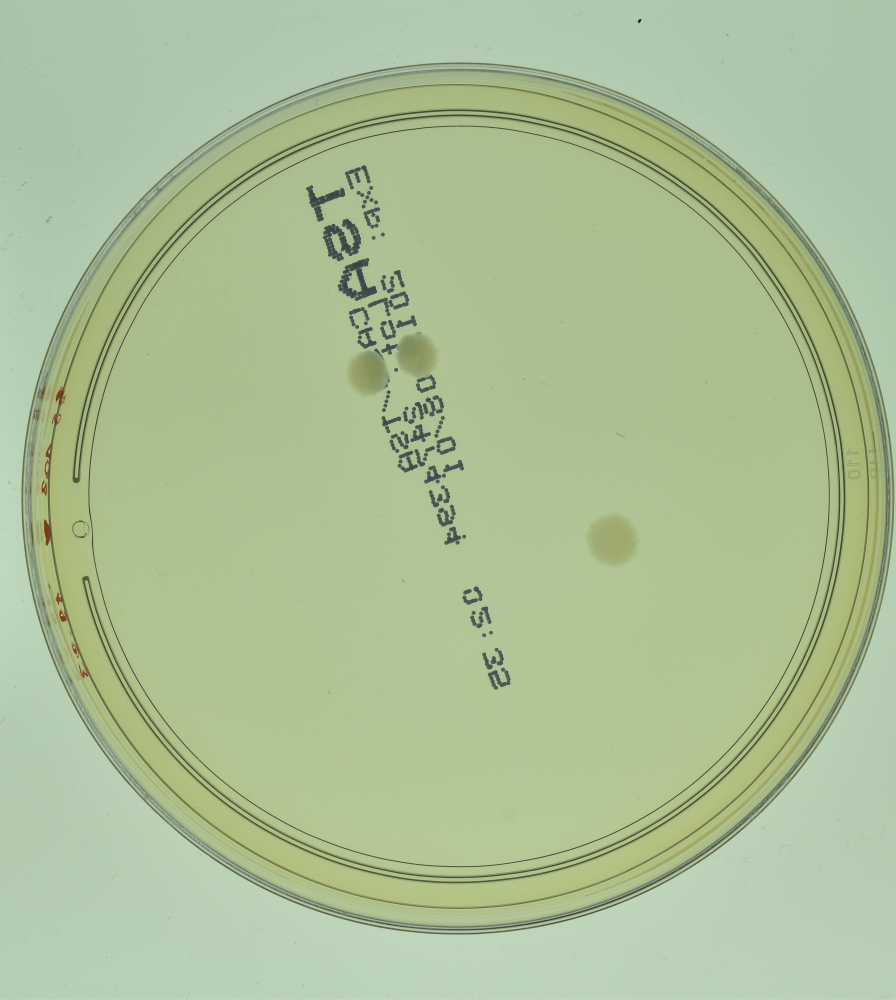
#> input picture Server/testing_images/for_classifier_models/B.subtilis/countable/1056.jpg, 3581 x 4000 px, given in place of 12497.jpg, which was not available (shown at 1/4 size)
$ python explore_human_preprocessing.py
#> lines starting #> are read from the running program, lines starting #| are printed output that depends on the picture; pictures that were not available may be replaced by others from this repository, and a replacement may not be noted
#> in main, img is the input picture: shape (4000, 3581, 3); mean B, G, R 151.4, 191.9, 172.2
### Server/fastsam_colony_count.py
import cv2
import numpy as np
from scipy import ndimage as ndi
from skimage.feature import peak_local_max
from ultralytics import FastSAM


# [146 lines left out: functions split_merged_mask, marking_features, find_markings, split_by_concavity, not called in this run]


def find_dish_circle(img_bgr):
    """Detect the petri dish boundary via Hough circle transform on edges."""
    gray = cv2.cvtColor(img_bgr, cv2.COLOR_BGR2GRAY)
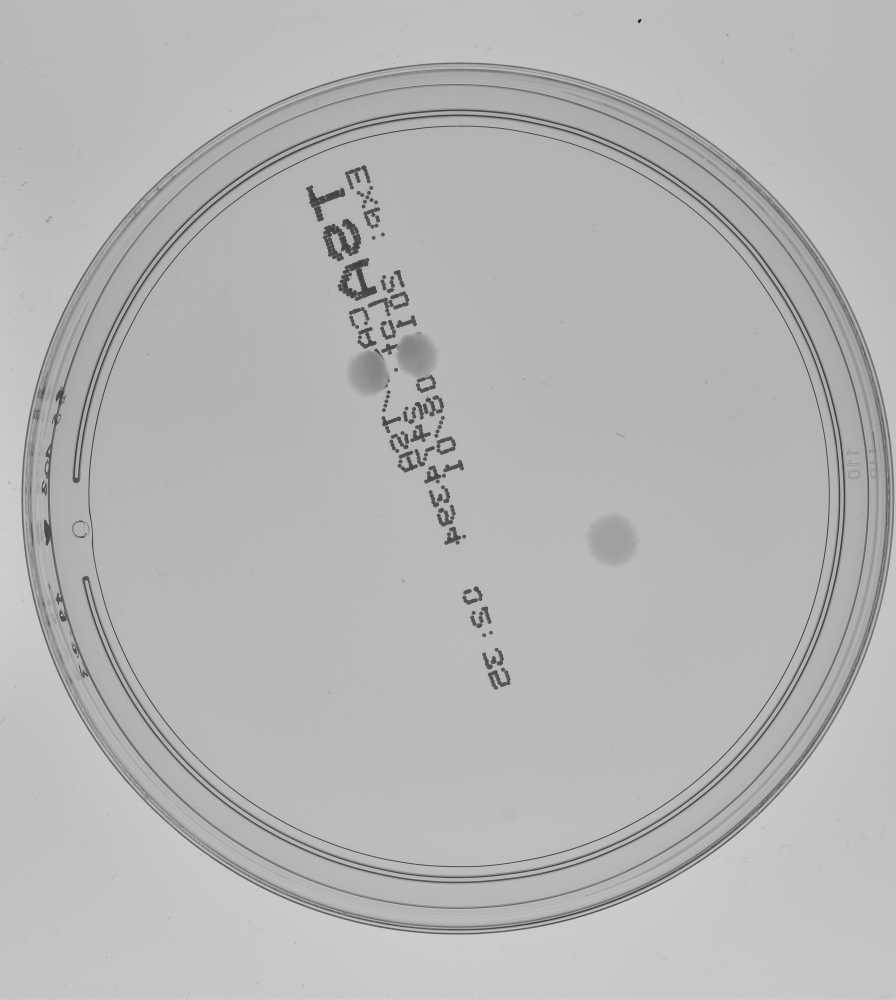
#> gray: shape (4000, 3581) (shown at 1/4 size); min 19, max 218, mean 181.3
    h, w = gray.shape
#> h = 4000; w = 3581
    scale = 1200 / max(h, w)
#> scale = 0.3
    small = cv2.resize(gray, (int(w * scale), int(h * scale)))
    small = cv2.GaussianBlur(small, (9, 9), 2)
    circles = cv2.HoughCircles(
        small, cv2.HOUGH_GRADIENT, dp=1.5, minDist=small.shape[0] // 2,
        param1=60, param2=60,
        minRadius=int(small.shape[1] * 0.25), maxRadius=int(small.shape[1] * 0.5),
    )
#> circles = [[549.8, 596.2, 493.9]]
    if circles is None:
        return None
    c = circles[0][0]
#> c = [549.8, 596.2, 493.9]
    return (c[0] / scale, c[1] / scale, c[2] / scale)


# [97 lines left out: functions mask_circularity, count_colonies_fastsam, not called in this run]


# [6 lines that do not run on import are left out]

### Server/explore_human_preprocessing.py
"""Explores preprocessing techniques aimed purely at HUMAN visual clarity --
making faint/blurry colonies on "vague"-background AGAR plates pop out
clearly to the eye -- as a separate question from whether a given
preprocessing helps the already-trained YOLO model (already tested
separately: Otsu/Sauvola/CLAHE all hurt YOLO's accuracy when applied at
inference time). This is step 1: find what makes colonies *humanly* visible.
Whether that same preprocessing helps a model (via retraining on
preprocessed data, not just inference-time application) is a follow-up
question, not answered here.

Uses the 3 worst "vague"-category samples plus one "bright" sample from the
18-image ground-truth sample (largest gaps between fine-tuned YOLO's
prediction and the real count), cropped to the dish area and a zoomed
sub-region so individual colonies are visible at real pixel size instead of
shrunk in a full 4000px photo -- PLUS two crops from the user's own real lab
photos (grid-mat, backlit, real condensation/bubbles/defects), since "vague
and blurry" isn't only an AGAR "vague"-background thing.
"""
import sys
from pathlib import Path

import cv2
import numpy as np
from skimage.filters import threshold_sauvola

sys.path.insert(0, ".")
from fastsam_colony_count import find_dish_circle

RAW_DIR = Path("/Users/satriabaladewaharahap/Downloads/AGAR_dataset/dataset")
OUT_DIR = Path("/private/tmp/claude-501/-Users-satriabaladewaharahap-bacteriaserius/777ce2d6-6708-4daa-83ab-e80c466c6e66/scratchpad/enhance_test")
OUT_DIR.mkdir(exist_ok=True, parents=True)

# worst "vague" samples: (sample_id, gt, fine-tuned-yolo-pred)
SAMPLES = [
    ("12497", 63, 10),
    ("12193", 62, 18),
    ("11971", 36, 18),
    ("515", 116, 112),  # bright category too -- "vague/blurry" isn't only an AGAR-background label
]

# Real lab photos (grid-mat, backlit, actual condensation/bubbles/defects) --
# fixed crops since find_dish_circle is tuned for AGAR's plain background,
# not this domain. (x1, y1, x2, y2) in the original 8064x4536 photo.
REAL_LAB_DIR = Path("/Users/satriabaladewaharahap/bacteriaserius/lab_photos")
REAL_PHOTOS = [
    ("IMG_1034_3", (1700, 2600, 3300, 4200)),
    ("IMG_1021_3", (1600, 2800, 3200, 4400)),
]

CROP_SIZE = 900  # zoomed sub-region side length, centered slightly off-center to catch texture, not just dish center


def crop_dish_region(img_bgr):
    circle = find_dish_circle(img_bgr)
#> circle = (1832.5, 1987.5, 1646.3)
    h, w = img_bgr.shape[:2]
#> h = 4000; w = 3581
    if circle is None:
        cx, cy = w // 2, h // 2
    else:
        cx, cy, r = circle
#> cx = 1832.5; cy = 1987.5; r = 1646.3
        cx, cy = int(cx), int(cy)
#> cx = 1832; cy = 1987
    # offset from dead-center so the crop catches an edge region (often where
    # faint colonies are hardest to see against gradient lighting)
    cx = cx - int(CROP_SIZE * 0.4)
#> cx = 1472
    cy = cy - int(CROP_SIZE * 0.1)
#> cy = 1897
    x1 = max(0, cx - CROP_SIZE // 2)
#> x1 = 1022
    y1 = max(0, cy - CROP_SIZE // 2)
#> y1 = 1447
    x2 = min(w, x1 + CROP_SIZE)
#> x2 = 1922
    y2 = min(h, y1 + CROP_SIZE)
#> y2 = 2347
    return img_bgr[y1:y2, x1:x2]
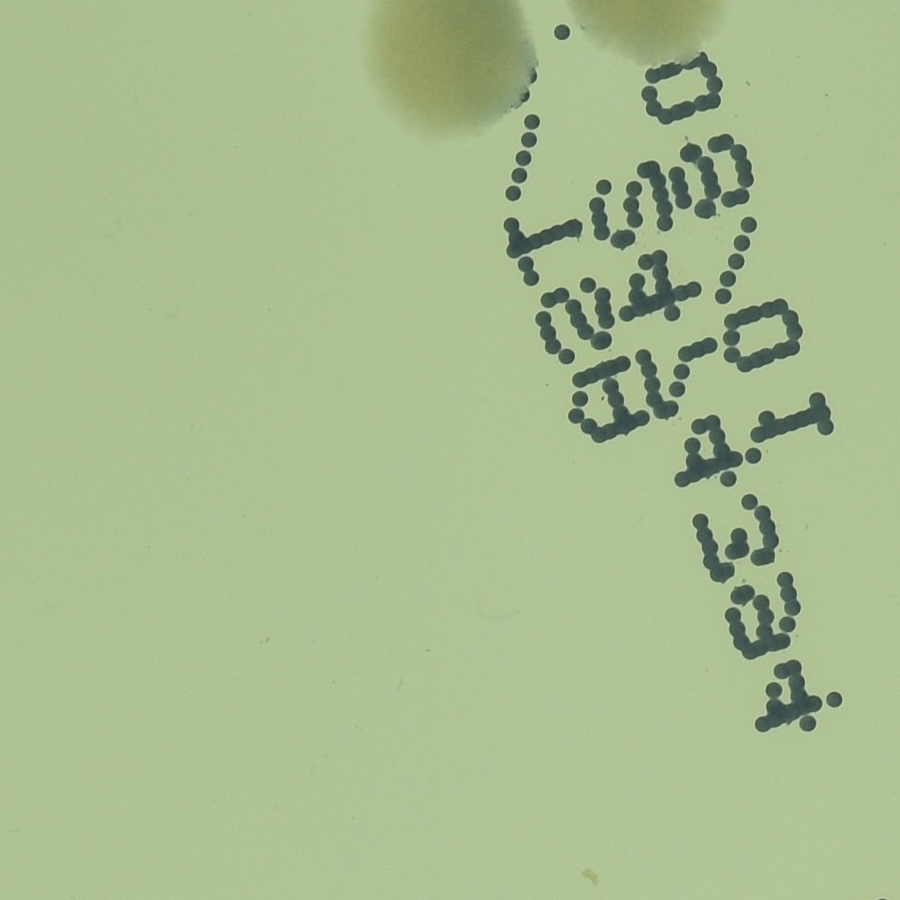
#> returned value: shape (900, 900, 3); mean of channels 0, 1, 2 143.6, 187.7, 169.2; drawn as B, G, R


def clahe_lab(img_bgr, clip=3.0, tile=8):
    lab = cv2.cvtColor(img_bgr, cv2.COLOR_BGR2LAB)
    l, a, b = cv2.split(lab)
    clahe = cv2.createCLAHE(clipLimit=clip, tileGridSize=(tile, tile))
    l2 = clahe.apply(l)
    return cv2.cvtColor(cv2.merge([l2, a, b]), cv2.COLOR_LAB2BGR)


def gamma_correct(img_bgr, gamma=0.5):
    inv = 1.0 / gamma
    table = (np.linspace(0, 1, 256) ** inv * 255).astype(np.uint8)
    return cv2.LUT(img_bgr, table)


def unsharp_mask(img_bgr, sigma=5, amount=1.5):
    blurred = cv2.GaussianBlur(img_bgr, (0, 0), sigma)
    return cv2.addWeighted(img_bgr, 1 + amount, blurred, -amount, 0)


def difference_of_gaussians(img_bgr, sigma1=2, sigma2=12):
    gray = cv2.cvtColor(img_bgr, cv2.COLOR_BGR2GRAY).astype(np.float32)
    g1 = cv2.GaussianBlur(gray, (0, 0), sigma1)
    g2 = cv2.GaussianBlur(gray, (0, 0), sigma2)
    dog = g1 - g2
    dog = cv2.normalize(dog, None, 0, 255, cv2.NORM_MINMAX).astype(np.uint8)
    return cv2.cvtColor(dog, cv2.COLOR_GRAY2BGR)


def detail_enhance(img_bgr):
    return cv2.detailEnhance(img_bgr, sigma_s=12, sigma_r=0.4)


def clahe_plus_unsharp(img_bgr):
    return unsharp_mask(clahe_lab(img_bgr), sigma=4, amount=1.0)


def otsu_binary(img_bgr):
    gray = cv2.cvtColor(img_bgr, cv2.COLOR_BGR2GRAY)
    _, binary = cv2.threshold(gray, 0, 255, cv2.THRESH_BINARY + cv2.THRESH_OTSU)
    return cv2.cvtColor(binary, cv2.COLOR_GRAY2BGR)


def sauvola_binary(img_bgr, window_size=35):
    gray = cv2.cvtColor(img_bgr, cv2.COLOR_BGR2GRAY)
    thresh = threshold_sauvola(gray, window_size=window_size)
    binary = (gray > thresh).astype(np.uint8) * 255
    return cv2.cvtColor(binary, cv2.COLOR_GRAY2BGR)


def lab_a_channel_boost(img_bgr):
    # colonies sometimes carry a subtle colour cast (yellow/brown vs the
    # agar's own tint) invisible in normal RGB but separable in LAB's a/b
    # channels; stretch + recombine to see if that channel alone reveals
    # colonies the human eye merges into the background in full colour.
    lab = cv2.cvtColor(img_bgr, cv2.COLOR_BGR2LAB)
    l, a, b = cv2.split(lab)
    a_stretch = cv2.normalize(a, None, 0, 255, cv2.NORM_MINMAX)
    b_stretch = cv2.normalize(b, None, 0, 255, cv2.NORM_MINMAX)
    return cv2.merge([a_stretch, b_stretch, np.full_like(a, 128)])


VARIANTS = [
    ("raw", lambda im: im),
    ("clahe", clahe_lab),
    ("gamma_0.5", lambda im: gamma_correct(im, 0.5)),
    ("unsharp_mask", unsharp_mask),
    ("clahe_plus_unsharp", clahe_plus_unsharp),
    ("difference_of_gaussians", difference_of_gaussians),
    ("detail_enhance", detail_enhance),
    ("lab_ab_channels", lab_a_channel_boost),
    ("otsu", otsu_binary),
    ("sauvola", sauvola_binary),
]


def main():
    for sid, gt, pred in SAMPLES:
        img_path = RAW_DIR / f"{sid}.jpg"
        img = cv2.imread(str(img_path))
        crop = crop_dish_region(img)

        for name, fn in VARIANTS:
            out = fn(crop.copy())
            out_path = OUT_DIR / f"{sid}_gt{gt}_yolo{pred}_{name}.jpg"
            cv2.imwrite(str(out_path), out, [cv2.IMWRITE_JPEG_QUALITY, 92])
#> this loop made 10 passes
#> pass 2, in clahe_lab, `l, a, b = cv2.split(lab)`:
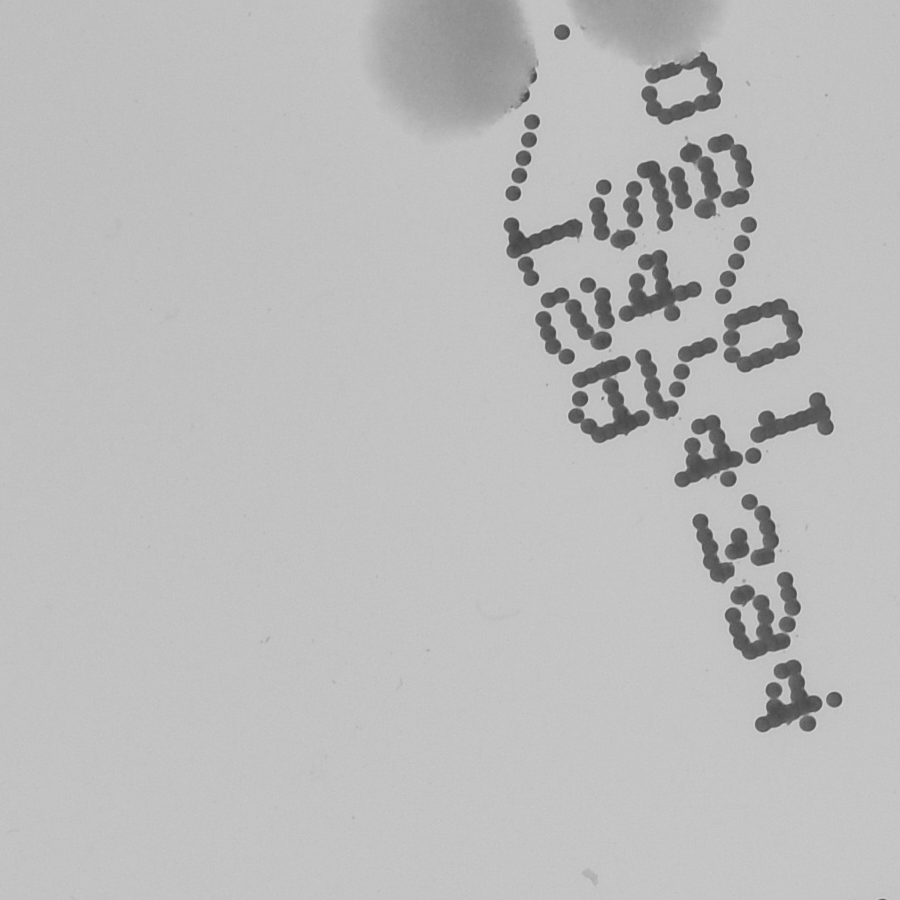
#> l: shape (900, 900); min 64, max 210, mean 187.9
#> pass 2, in clahe_lab, `l, a, b = cv2.split(lab)`:
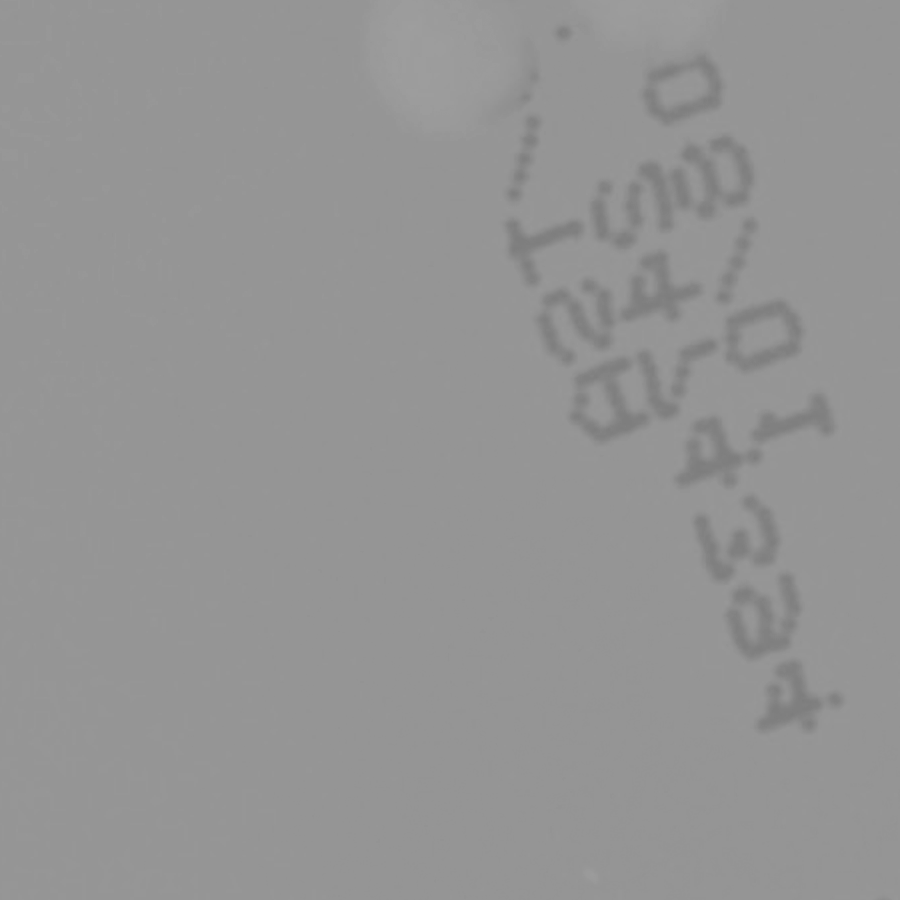
#> b: shape (900, 900); min 124, max 158, mean 148.2
        print(f"sample {sid} (gt={gt}, yolo_pred={pred}): {len(VARIANTS)} variants written")
#> pass 2 of the loop in main, `for sid, gt, pred in SAMPLES:`:
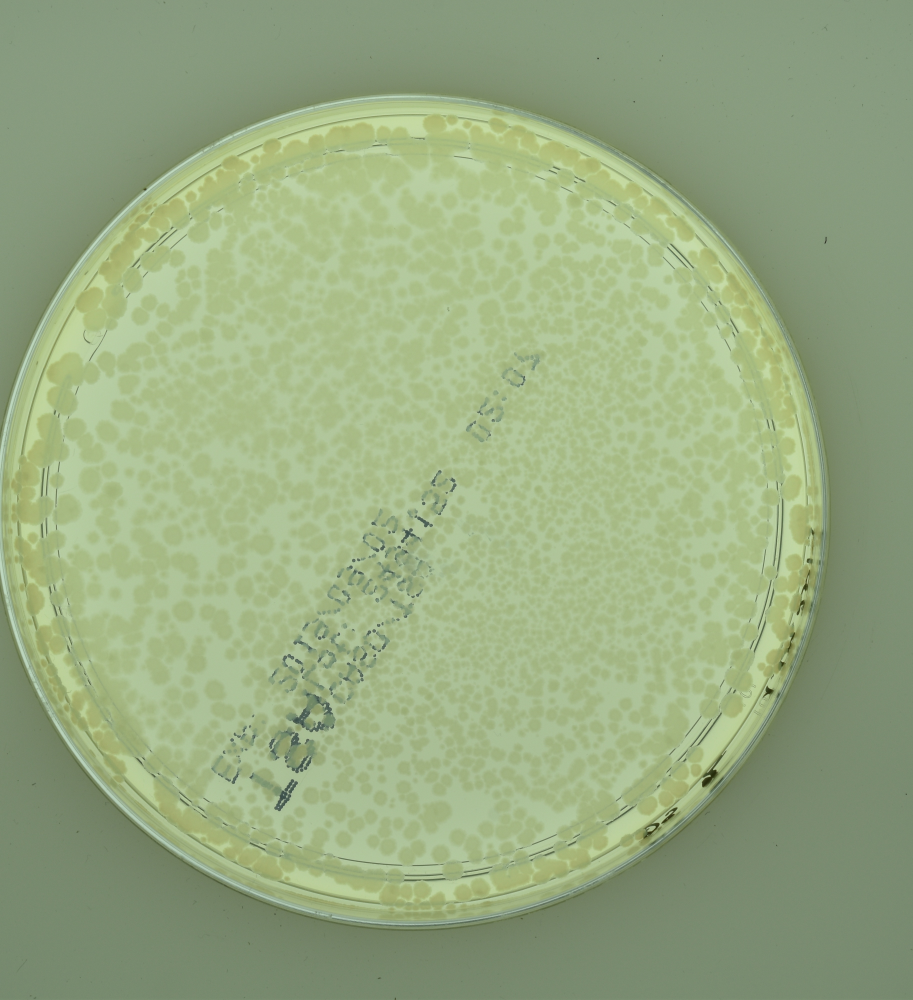
#> input picture Server/testing_images/for_classifier_models/B.subtilis/uncountable/1317.jpg, 3651 x 4000 px, given in place of 12193.jpg, which was not available (shown at 1/4 size)
#> in main, img is the input picture: shape (4000, 3651, 3); mean B, G, R 129.4, 170.5, 151.5
#> in find_dish_circle (call 2), `gray = cv2.cvtColor(img_bgr, cv2.COLOR_BGR2GRAY)`:
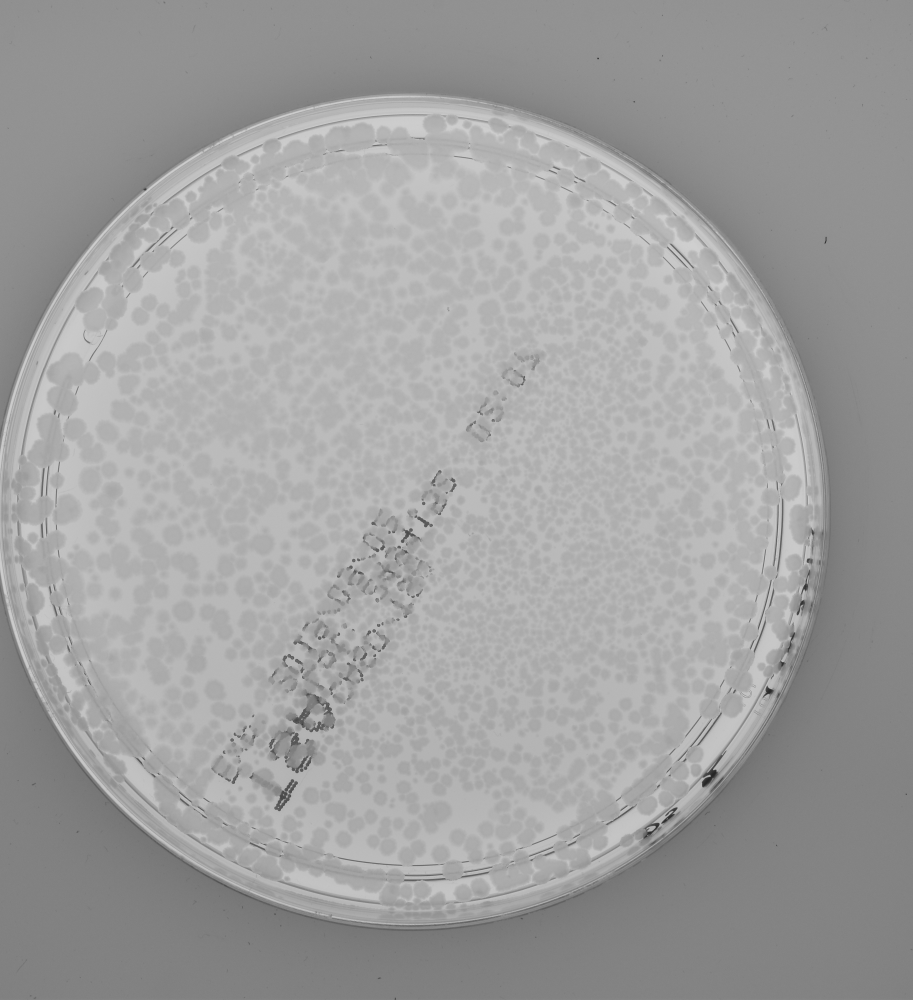
#> gray: shape (4000, 3651) (shown at 1/4 size); min 24, max 216, mean 160.1
#> circles = [[492.8, 606.8, 495.3]]
#> c = [492.8, 606.8, 495.3]
#> the loop in main, `for name, fn in VARIANTS:` made 10 passes
#> pass 2, in clahe_lab (call 3), `l, a, b = cv2.split(lab)`:
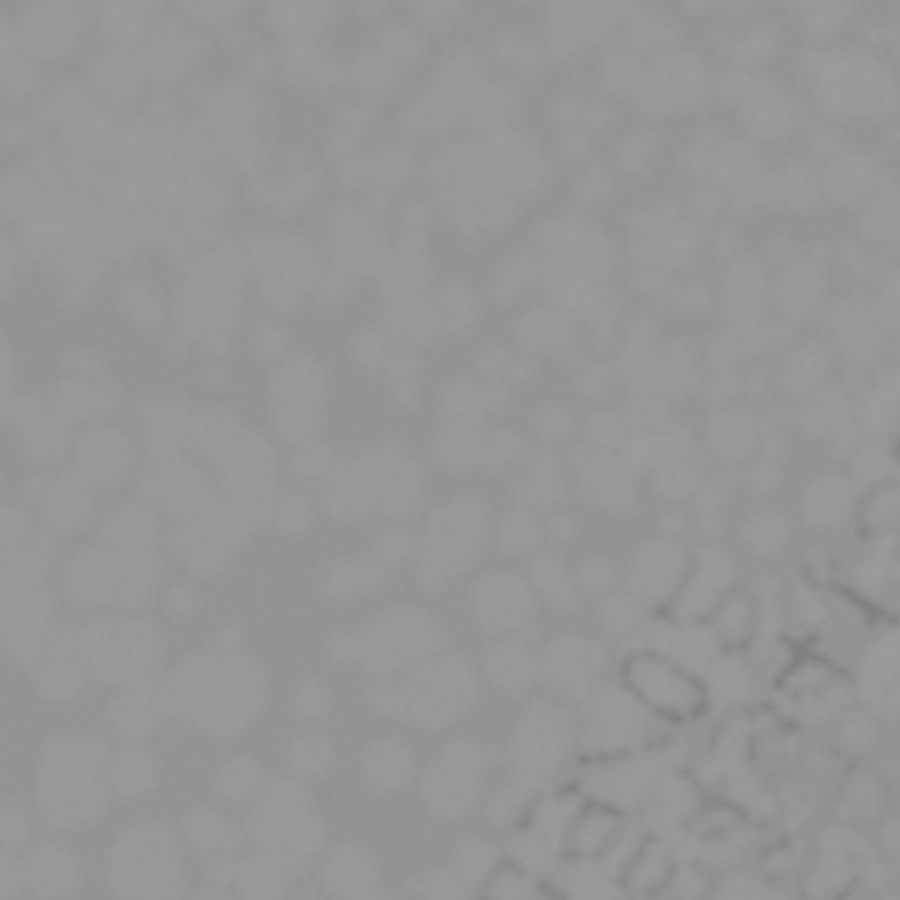
#> b: shape (900, 900); min 127, max 155, mean 149.7

    for name, (x1, y1, x2, y2) in REAL_PHOTOS:
        img_path = REAL_LAB_DIR / f"{name}.jpg"
        img = cv2.imread(str(img_path))
        crop = img[y1:y2, x1:x2]

        for vname, fn in VARIANTS:
            out = fn(crop.copy())
            out_path = OUT_DIR / f"real_{name}_{vname}.jpg"
            cv2.imwrite(str(out_path), out, [cv2.IMWRITE_JPEG_QUALITY, 92])
        print(f"real photo {name}: {len(VARIANTS)} variants written")

    print("Done. Output dir:", OUT_DIR)


if __name__ == "__main__":
#> (the run stopped early here; a loop or call above may not have finished)
